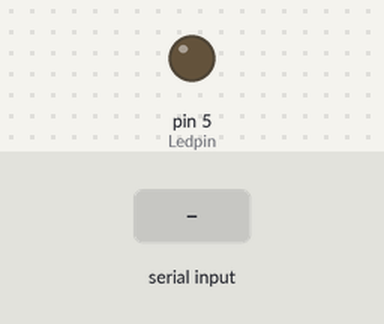
This sketch was run on a simulated Arduino Uno, built with avr-gcc and run on an emulated ATmega328P. Parts: output pins drawn as LEDs (lit = HIGH). Inputs (shaded band) come from the test bench. What the sketch prints to the serial monitor is not drawn.

Above: at 1.2 s.
1.3 s: "90,45\n" received over Serial
At 2.5 s:
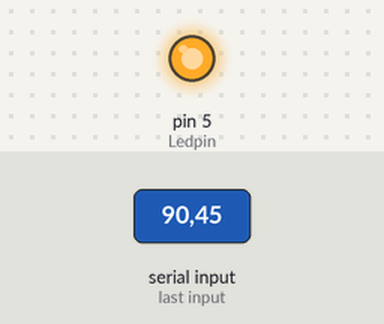
2.8 s: "30,150\n" received over Serial
At 8.8 s:
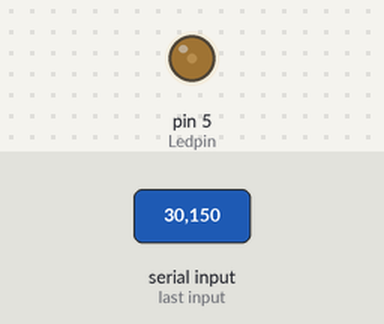
Timing chart, 0 to 10.3 s (numbered marks = the images above; inputs shaded):
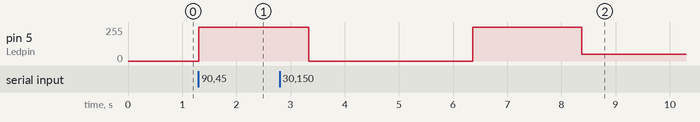

The sketch:

Dynamic_Temp_LED_Controller.ino
```cpp
#include <DHT.h>

#define DHTPIN 2
#define DHTTYPE DHT11
#define Ledpin 5

DHT dht(DHTPIN, DHTTYPE);

int delay_time;

void setup() {
  Serial.begin(9600);
  dht.begin();
  pinMode(Ledpin, OUTPUT);
}

void handleTemperature(float temp) {
    if (temp > 30) {
      analogWrite(Ledpin, 255);
      delay_time = 1000;
      Serial.println("🔥 WARNING: HIGH TEMP!");
    }
    else if (temp >= 25 && temp < 30) {
      analogWrite(Ledpin, 155);
      delay_time = 2000;
    }
    else if (temp >= 0 && temp < 25) {
      analogWrite(Ledpin, 50);
      delay_time = 3000;
    }
    else {
      Serial.println("❌ ERROR: Invalid Temperature!");
      analogWrite(Ledpin, 0); // Turn off LED
      delay_time = 3000;
    }
}

void loop() {
  float temp = 0.0;

  if (Serial.available() > 0) {
    temp = Serial.parseFloat();

    if (isnan(temp)) {
      Serial.println("Invalid Input!");
      return;
    }

    Serial.print("Received Temperature: ");
    Serial.println(temp);

    handleTemperature(temp);

    Serial.print("Waiting for ");
    Serial.print(delay_time / 1000);
    Serial.println(" seconds...");

    delay(delay_time);
  }
}
```

Measured:
- after the input at 1.3 s, pin 5 (Ledpin): 0/255 → 255/255 at once
- after the input at 2.8 s, pin 5 (Ledpin): 255/255 → 0/255 after 0.54 s, → 255/255 3.0 s later, → 50/255 2.0 s later
